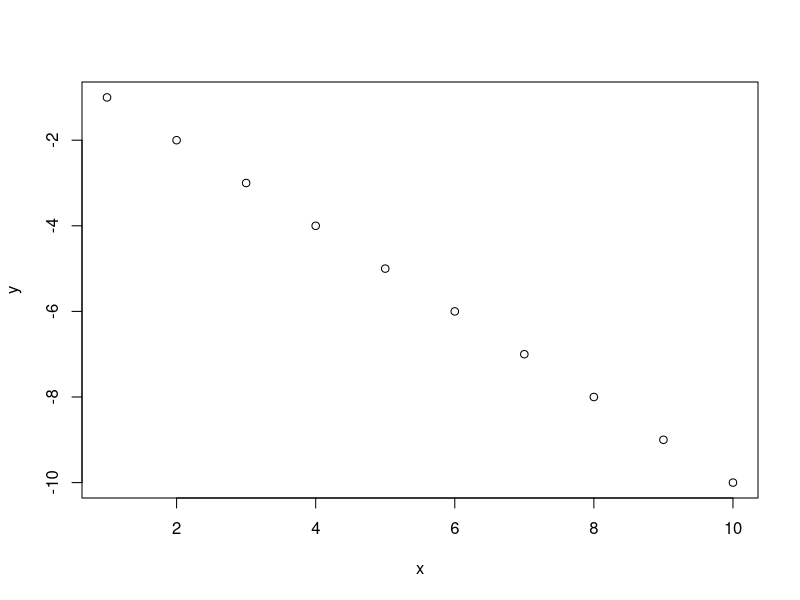

Recreate this plot in R.
# 1. 基本的な使い方
# 1.1 式の入力
### 計算式を入力すると結果を出力する。
1+2
sin(pi/2)
sqrt(2)

# 1.2 変数
### 変数に何かを代入するには <- を使う。
x <- 4 * 3
x

# 1.3 ベクトル
### c(○, △, □,...) とするとベクトルを作ることができる。
### 1刻みの場合など規則性があるものは簡単に作れる。また，要素を取り出したり代入するには [ ] を使う。
x <- c(1,2,3,4,5)
x

x <- 5:10
x

x <- c(2,4,6,8,10)            #ベクトルxの2番目を表示
x[2]

x[3] <- 12                    #ベクトルxの3番目に代入
x

# 1.4 行列
### 行列を作るには matrix() を用いる。
### これはベクトルから行列を作るやり方。
x <- 1:6
y <- matrix(x,2,3)            #ベクトルxをもとに行数2, 列数3の行列を作成
y

### 初期値を指定して行列を作成。ベクトルと同様に要素を取り出したり代入する時は [ ] を使う。
x <- matrix(0,2,3)            #全ての要素が0の行数2, 列数3の行列を作成
x

### 行ごと、列ごとに代入することもできる。
x[2,] <- c(5,6,7)             #行列xの2行目にベクトルを代入
x

x[,3] <- c(2,3)               #行列xの3行目にベクトルを代入
x

rownames(x) <- c("A","B")
colnames(x) <- c("name","height","weight")
x

max(1,2,3)
min(1,2,3)

# 2. 余力のあるひと
# 2.1 制御文
# 2.1.1 条件分岐
### 条件で場合分けしたい場合は if,else を使う。
### if(<条件式>)<式1>else<式2>
a <- rnorm(1)                 #ランダムに数を1つ生成してaに代入
a

if(a>=0){
  print("p")                  #aが0以上なら"p"と表示
}else{
  print("m")                  #aが負なら"m"と表示
}

# 2.1.2 繰り返し
### 同じ処理を繰り返す場合は for を使う。
### for(<変数>in<値の列>)<繰り返したい式>
x <- 5:15
wa <- 0
for(i in 1:length(x)){        #iを1,2,...(xの長さ)まで変化させる
  wa <- wa + x[i]             #waにxのi番目を足す
}
wa                            #waには5+6+...+15の結果が入る

# 2.2 プロット
### 作図するには plot() を使う。
x <- 1:10
y <- -(1:10)
plot(x,y)                     #xとyをプロットする


### 以下より演習の答えになります。
# 2.3 for文, 行列演習
# 演習1
mat <- matrix(0,4,5)
for(i in 1:5){
  mat[2,i] <- i
}
print(mat)

# 演習2
mat <- matrix(0,4,5)
for(i in 1:4){
  mat[i,2] <- i
}
print(mat)

# 演習3
mat <- matrix(0,4,5)
for(i in 1:4){
  for(j in 1:5){
    mat[i,j] <- i+j
  }
}
print(mat)
